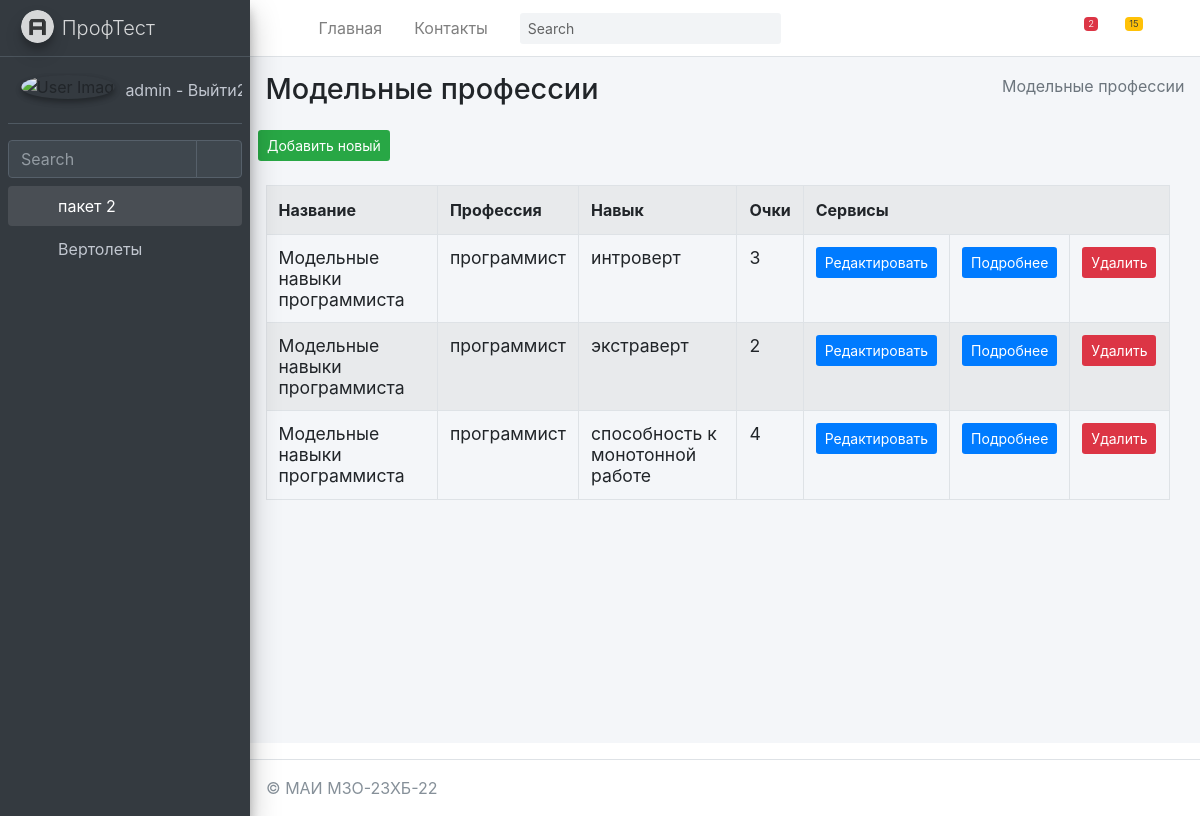
Before: /anketa/model_prof/ (signed in) with the older database file.
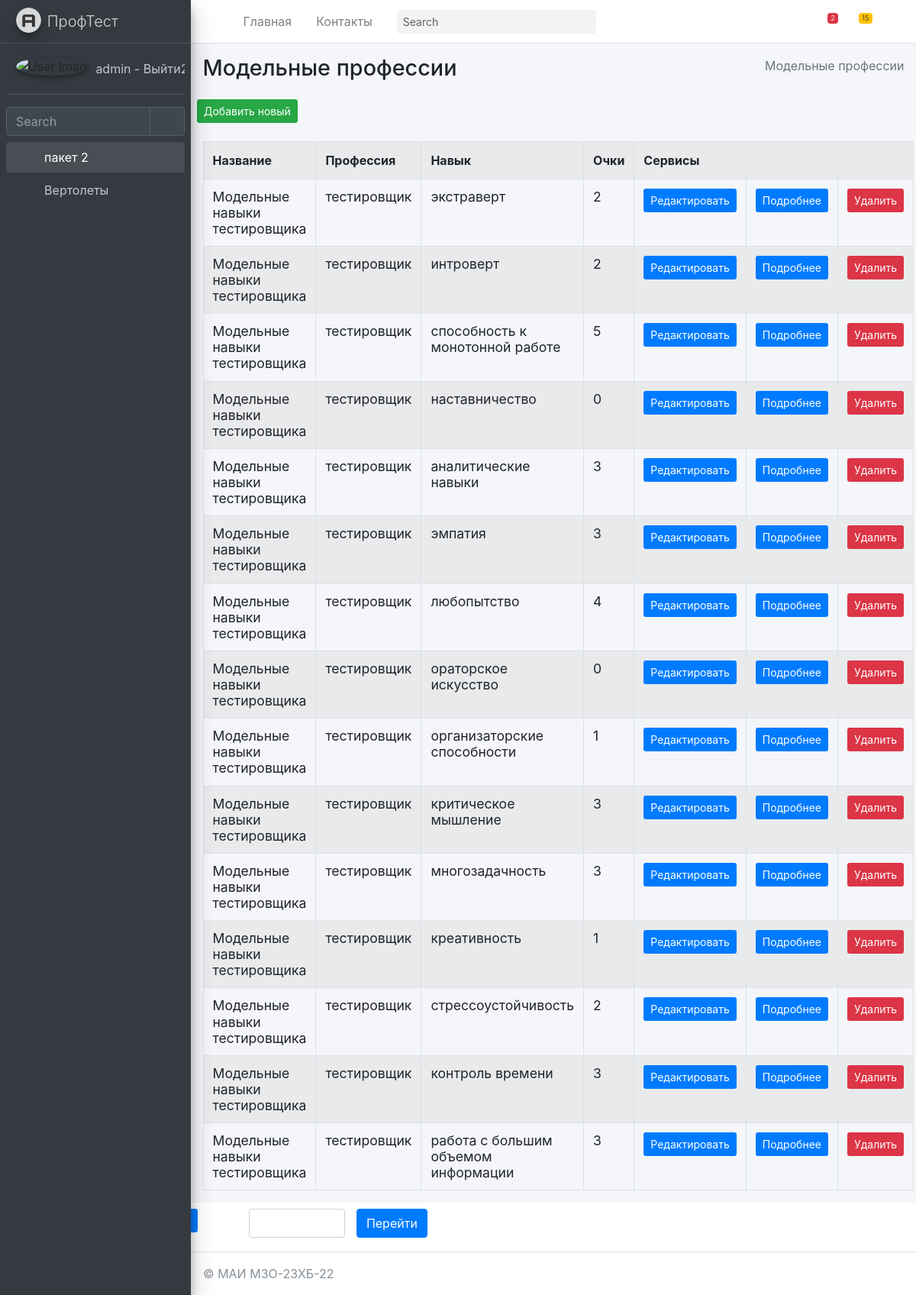
After: the same page with the newer database file.
### mysite/anketa/models.py (models this page shows, shortened)
class Model_prof(models.Model):
    title = models.TextField(max_length=50, verbose_name="Название")
    professions = models.ForeignKey(Professions, on_delete=models.PROTECT, verbose_name="Профессия")
    skills = models.ForeignKey(Skills, on_delete=models.PROTECT, verbose_name="Навык", related_name="SkillsProf")
    score = models.PositiveIntegerField(verbose_name="Очки")
    class Meta:
        ordering = ["-title"]
        verbose_name = "Модельная профессия"
        verbose_name_plural = "Модельные профессии"

class Professions(models.Model):
    title = models.TextField(max_length=50, verbose_name="Название")
    class Meta:
        ordering = ["-title"]
        verbose_name = "Профессия"
        verbose_name_plural = "Профессии"
    def __str__(self):
        return self.title

class Skills(models.Model):
    title = models.TextField(max_length=50, verbose_name="Название")
    class Meta:
        ordering = ["-title"]
        verbose_name = "Навык"
        verbose_name_plural = "Навыки"
    def __str__(self):
        return self.title

### mysite/anketa/views.py (the view)
# urls.py: path('model_prof/', Model_profView.as_view(), name='model_prof'),
@method_decorator(login_required(login_url='/login/'), name='dispatch')
class Model_profView(ListView):
	model = Model_prof
	context_object_name = 'modelprof_list'
	success_url = reverse_lazy('anketa:Model_profView')
	paginate_by = item_for_page
	def get_context_data(self, *, object_list=None, **kwargs):
		context = super(Model_profView,self).get_context_data(**kwargs)
		context['sometry'] = self.model._meta.verbose_name_plural
		context['col1name'] = self.model._meta.get_field("title").verbose_name
		context['col2name'] = self.model._meta.get_field("professions").verbose_name
		context['col3name'] = self.model._meta.get_field("skills").verbose_name
		context['col4name'] = self.model._meta.get_field("score").verbose_name
		context['collastname'] = 'Cервисы'
		return context

### mysite/anketa/templates/anketa/model_prof_list.html (shortened to what this page needs)
{% extends "anketa/base.html" %}
{% block content %}
{% load anketa_tags %}
<div class="content-wrapper">
    {% block sidebar %}
    {% include 'anketa/includes/_breadcrumb.html' %}
    {% endblock %}
    <section class="content">
        <button class="btn bg-success btn-sm">
            <a href="{% url 'anketa:Model_profCreate' %}" class=''>
                Добавить новый
            </a>
        </button>
        <br><br>
        <div class="container-fluid row">
            <div class="col-md-12">
                <table class="table table-striped table-bordered ">
                    <tr>
                        <th class="w-10">{{ col1name }}</th>
                        <th class="w-10">{{ col2name }}</th>
                        <th class="w-10">{{ col3name }}</th>
                        <th class="w-10">{{ col4name }}</th>
                        <th colspan="4">Сервисы</th>
                    </tr>
                    {% for item in modelprof_list %}
                    <tr>
                        <td>
                            <h5 class="card-title">
                                {{ item.title }}
                            </h5>
                        </td>
                        <td>
                            <h5 class="card-title">
                                {{ item.professions }}
                            </h5>
                        </td>
                        <td>
                            <h5 class="card-title">
                                {{ item.skills }}
                            </h5>
                        </td>
                        <td>
                            <h5 class="card-title">
                                {{ item.score }}
                            </h5>
                        </td>
                        <td>
                            <button class="btn bg-primary  btn-sm">
                                <a href="{% url 'anketa:Model_profUpdate' item.pk %}">Редактировать</a>
                            </button>
                        </td>
                        <td>
                            <button class="btn bg-primary  btn-sm">
                                <a href="{% url 'anketa:Model_profDetail' item.pk %}">Подробнее</a>
                            </button>
                        </td>
                        <td>
                            <button class="btn bg-danger  btn-sm" >
                                <a href="{% url 'anketa:Model_profDelete' item.pk %}">Удалить</a>
                            </button>
                        </td>
                    </tr>
                    {% endfor %}
                </table>
            </div>
        </div>
    </section>
</div>
{% endblock %}

### mysite/templates/includes/full_sidebar.html
<aside class="main-sidebar sidebar-dark-primary elevation-4">
    <a href="/" class="brand-link">
        <img src="{{ ASSETS_ROOT }}/img/AdminLTELogo.png" alt="AdminLTE Logo" class="brand-image img-circle elevation-3"
             style="opacity: .8">
        <span class="brand-text font-weight-light">ПрофТест</span>
    </a>
    <div class="sidebar">
        <div class="user-panel mt-3 pb-3 mb-3 d-flex">
            <div class="image">
                <img src="{{ ASSETS_ROOT }}/img/user2-160x160.jpg" class="img-circle elevation-2" alt="User Image">
            </div>
            <div class="info">
                <a href="{% url 'logout' %}" class="d-block">
                    {{ request.user.username }} - Выйти2
                </a>
            </div>
        </div>
        <div class="form-inline">
            <div class="input-group" data-widget="sidebar-search">
                <input class="form-control form-control-sidebar" type="search" placeholder="Search" aria-label="Search">
                <div class="input-group-append">
                    <button class="btn btn-sidebar">
                        <i class="fas fa-search fa-fw"></i>
                    </button>
                </div>
            </div>
        </div>
        <nav class="mt-2">
            <ul class="nav nav-pills nav-sidebar flex-column" data-widget="treeview" role="menu" data-accordion="false">
                {% for item1 in SIDEBAR %}
                    <li class="nav-item {% if 'children' in item1 %} has-treeview menu-is-opening menu-open {% endif %}">
                    <a href="{% if 'children' in item1 %}#{% else %}{{ item1.url }}{% endif %}" class="nav-link">
                        <i class="nav-icon fas fa-circle {{ item1.color }}"></i>
                        <p>
                            {{ item1.name }}
                            {% if 'children' in item1 %}<i class="right fas fa-angle-left"></i>{% endif %}
                        </p>
                    </a>
                    <ul class="nav nav-treeview">
                    {% if 'children' in item1 %}
                        {% for item2 in item1.children %}
                            <li class="nav-item">
                                <a href="{{ item2.url }}" class="nav-link">
                                    <i class="far fa-circle nav-icon"></i>
                                    <p>{{ item2.name }}</p>
                                </a>
                            </li>
                        {% endfor %}
                    {% endif %}
                    </ul>
                    </li>
                {% endfor %}
            </ul>
        </nav>
    </div>
</aside>

Changed rows visible on the page:
no longer on this page (row unchanged): Model_prof: title "Модельные навыки программиста", professions "программист", skills "интроверт", score "3"
no longer on this page (row unchanged): Model_prof: title "Модельные навыки программиста", professions "программист", skills "экстраверт", score "2"
no longer on this page (row edited): Model_prof: title "Модельные навыки программиста", professions "программист", skills "способность к монотонной работе", score "4"
added Model_prof: title "Модельные навыки тестировщика", professions "тестировщик", skills "экстраверт", score "2"
added Model_prof: title "Модельные навыки тестировщика", professions "тестировщик", skills "интроверт", score "2"
added Model_prof: title "Модельные навыки тестировщика", professions "тестировщик", skills "способность к монотонной работе", score "5"
added Model_prof: title "Модельные навыки тестировщика", professions "тестировщик", skills "наставничество", score "0"
added Model_prof: title "Модельные навыки тестировщика", professions "тестировщик", skills "аналитические навыки", score "3"
added Model_prof: title "Модельные навыки тестировщика", professions "тестировщик", skills "эмпатия", score "3"
added Model_prof: title "Модельные навыки тестировщика", professions "тестировщик", skills "любопытство", score "4"
added Model_prof: title "Модельные навыки тестировщика", professions "тестировщик", skills "ораторское искусство", score "0"
added Model_prof: title "Модельные навыки тестировщика", professions "тестировщик", skills "организаторские способности", score "1"
added Model_prof: title "Модельные навыки тестировщика", professions "тестировщик", skills "критическое мышление", score "3"
added Model_prof: title "Модельные навыки тестировщика", professions "тестировщик", skills "многозадачность", score "3"
added Model_prof: title "Модельные навыки тестировщика", professions "тестировщик", skills "креативность", score "1"
added Model_prof: title "Модельные навыки тестировщика", professions "тестировщик", skills "стрессоустойчивость", score "2"
added Model_prof: title "Модельные навыки тестировщика", professions "тестировщик", skills "контроль времени", score "3"
added Model_prof: title "Модельные навыки тестировщика", professions "тестировщик", skills "работа с большим объемом информации", score "3"
Other visible differences:
text now shown: "Перейти"
